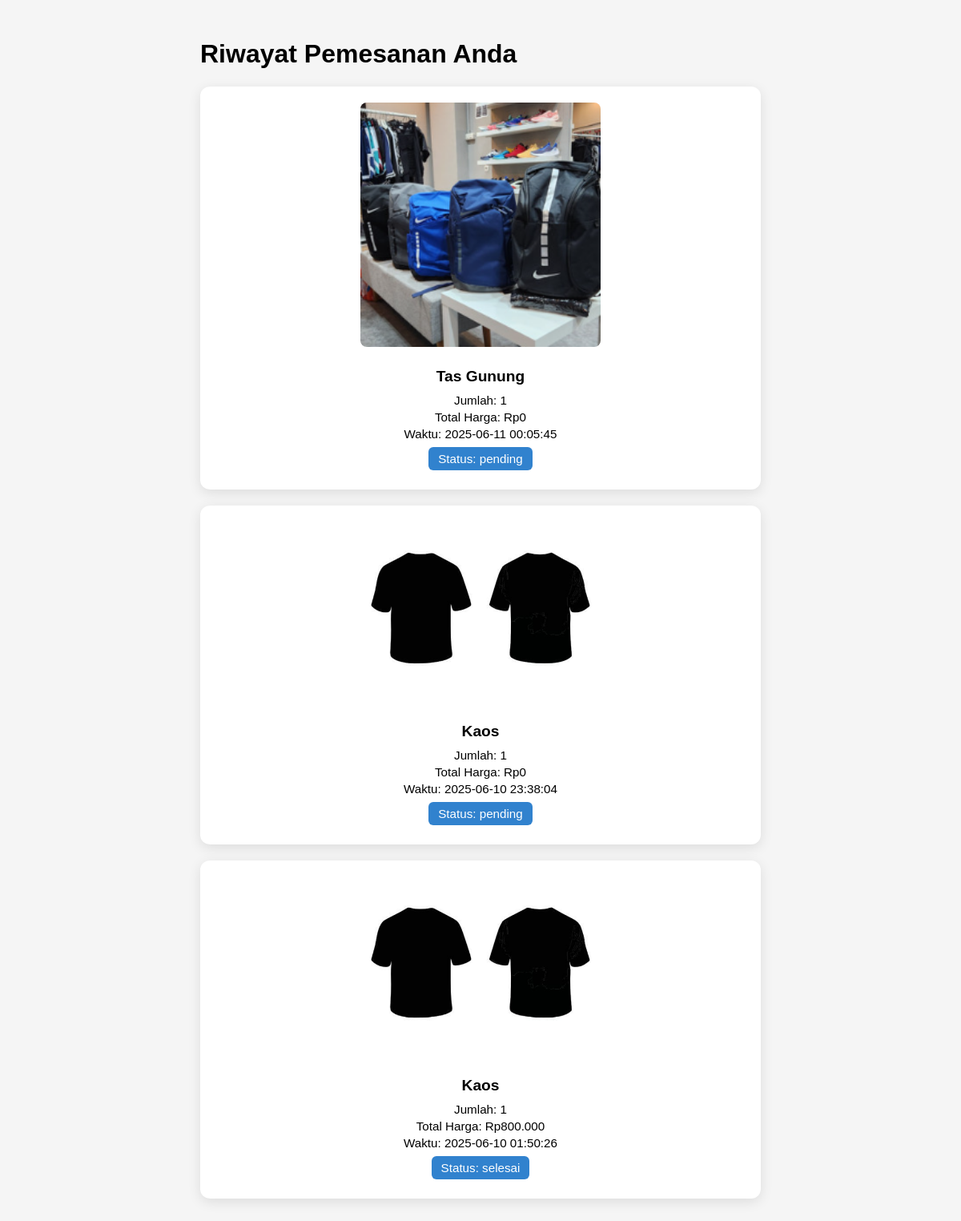
The page /views/history_pemesanan.php (signed in) on the database its author committed.
### tables this page shows
CREATE TABLE `pesanan` (
  `id` int(11) NOT NULL,
  `user_id` int(11) DEFAULT NULL,
  `produk_id` int(11) DEFAULT NULL,
  `jumlah` int(11) DEFAULT NULL,
  `total_harga` int(11) DEFAULT NULL,
  `status` enum('pending','diproses','dikirim','selesai') DEFAULT 'pending',
  `created_at` timestamp NOT NULL DEFAULT current_timestamp()
);

CREATE TABLE `produk` (
  `id` int(11) NOT NULL,
  `nama_produk` varchar(100) NOT NULL,
  `harga` int(11) NOT NULL,
  `harga_awal` int(11) DEFAULT 0,
  `kota` varchar(100) DEFAULT NULL,
  `estimasi` varchar(50) DEFAULT NULL,
  `gambar` varchar(255) DEFAULT NULL
);

### models/Pesanan.php (called while the page is built, shortened)
<?php
class Pesanan {
    private $pdo;
    public function __construct($pdo) {
        $this->pdo = $pdo;
    }
    public function getByUser($user_id) {
        $stmt = $this->pdo->prepare("
            SELECT p.*, pr.nama_produk, pr.gambar, pr.harga
            FROM pesanan p
            JOIN produk pr ON p.produk_id = pr.id
            WHERE p.user_id = ?
            ORDER BY p.created_at DESC
        ");
        $stmt->execute([$user_id]);
        return $stmt->fetchAll(PDO::FETCH_ASSOC);
    }
}

### views/history_pemesanan.php (the view, shortened to what this page needs)
<?php
require_once '../models/Pesanan.php';
$db = new Database();
$pdo = $db->connect();
$pesanan = new Pesanan($pdo);
$user_id = $_SESSION['user']['id'];
$dataPesanan = $pesanan->getByUser($user_id);
?>
<!DOCTYPE html>
<html lang="id">
<head>
</head>
<body>
  <div class="container">
    <h1>Riwayat Pemesanan Anda</h1>
    <?php if ($dataPesanan): ?>
      <?php foreach ($dataPesanan as $pesan): ?>
        <div class="item">
          <?php
            $gambarPath = '../public/uploads/' . $pesan['gambar'];
            $gambarTampil = (!empty($pesan['gambar']) && file_exists($gambarPath))
              ? $gambarPath
              : '../public/uploads/default.jpg';
          ?>
          <img src="<?= $gambarTampil ?>" alt="Gambar Produk">
          <div class="info">
            <h2><?= htmlspecialchars($pesan['nama_produk']); ?></h2>
            <p>Jumlah: <?= $pesan['jumlah']; ?></p>
            <p>Total Harga: Rp<?= number_format($pesan['total_harga'], 0, ',', '.'); ?></p>
            <p>Waktu: <?= $pesan['created_at']; ?></p>
            <p class="status">Status: <?= $pesan['status']; ?></p>
          </div>
        </div>
      <?php endforeach; ?>
    <?php else: ?>
      <p>Tidak ada riwayat pemesanan.</p>
    <?php endif; ?>
  </div>
</body>
</html>

### views/history_pemesanan.php (style rules this page uses)
body { font-family: Poppins, sans-serif; background: #f5f5f5; padding: 20px; }
.container { max-width: 700px; margin: 0 auto; }
.item { background: #fff; border-radius: 12px; box-shadow: 0 4px 16px rgba(0,0,0,0.1); margin-bottom: 20px; padding: 20px; display: flex; flex-direction: column; align-items: center; }
.item img { width: 300px; height: auto; border-radius: 8px; margin-bottom: 10px; object-fit: cover; }
.info { text-align: center; }
.info h2 { margin-bottom: 10px; font-size: 1.2rem; }
.info p { margin: 4px 0; font-size: 0.95rem; }
.status { margin-top: 10px; padding: 6px 12px; border-radius: 6px; background: #3182ce; color: white; display: inline-block; font-size: 0.9rem; }

### rows shown on the page
pesanan: produk.gambar (picture), produk.nama_produk "Tas Gunung", jumlah "1", total_harga "0", created_at "2025-06-11 00:05:45", status "pending"
pesanan: produk.gambar (picture), produk.nama_produk "Kaos", jumlah "1", total_harga "0", created_at "2025-06-10 23:38:04", status "pending"
pesanan: produk.gambar (picture), produk.nama_produk "Kaos", jumlah "1", total_harga "800.000", created_at "2025-06-10 01:50:26", status "selesai"
